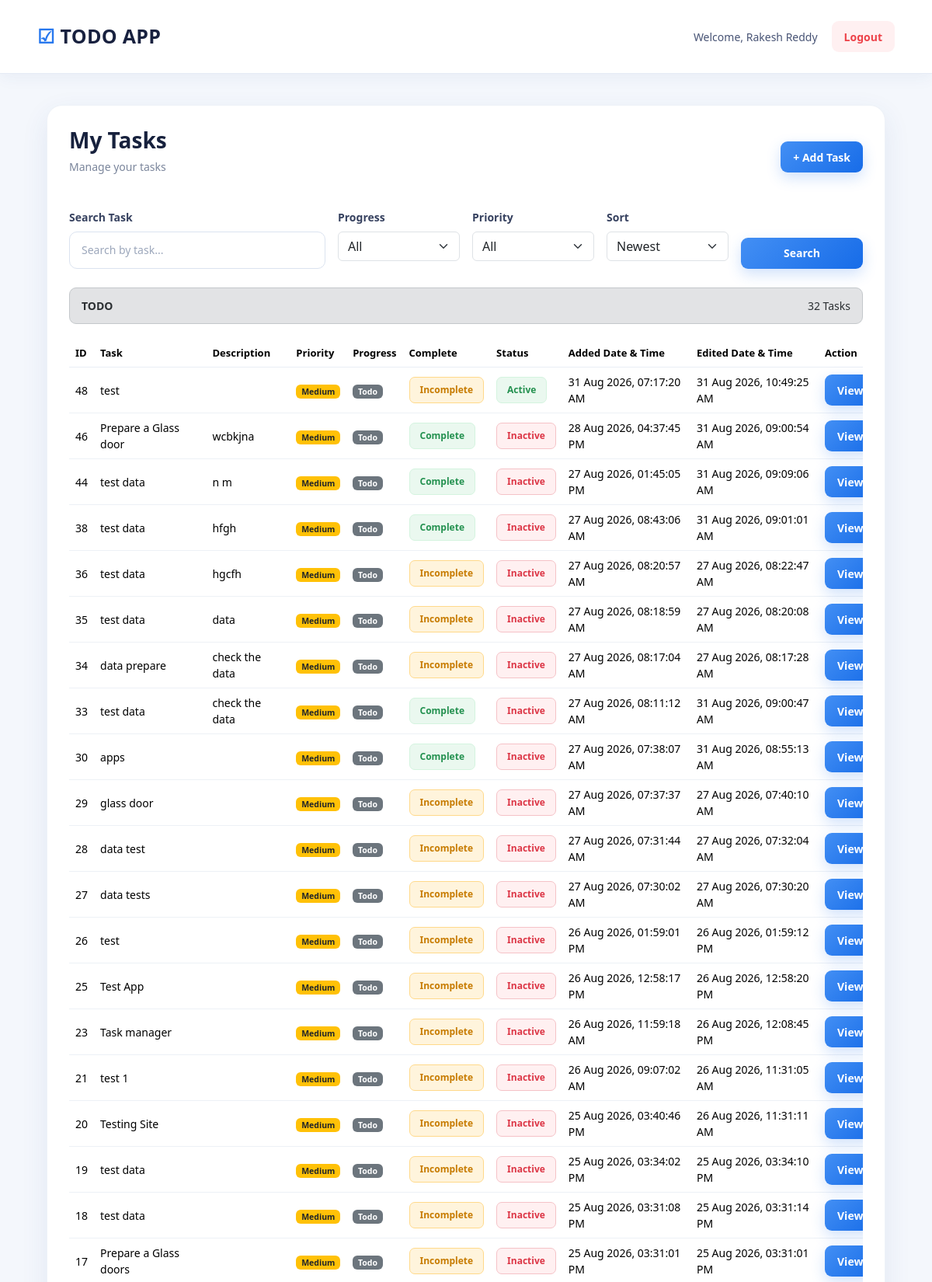
Page /task/index.php (signed in, upper part) on the committed database.
### tables this page shows
CREATE TABLE `tasks` (
  `id` int(11) NOT NULL,
  `Task` varchar(255) NOT NULL,
  `Description` text DEFAULT NULL,
  `status` tinyint(4) NOT NULL DEFAULT 1,
  `is_completed` tinyint(1) NOT NULL DEFAULT 0,
  `priority` enum('High','Medium','Low') NOT NULL DEFAULT 'Medium',
  `progress` enum('Todo','In Progress','Review','Done') NOT NULL DEFAULT 'Todo',
  `addedDate` timestamp NOT NULL DEFAULT current_timestamp(),
  `editedDate` timestamp NOT NULL DEFAULT current_timestamp() ON UPDATE current_timestamp()
);

### task/index.php (the view, shortened to what this page needs)
<?php
require_once __DIR__ . "/../config/database.php";
$search = $_GET["search"] ?? "";
$sort = $_GET["sort"] ?? "newest";
$where_sql = "";
switch ($sort) {
    default:
        $order_sql = "id DESC";
        break;
}
$sql = "
    SELECT
        id,
        task,
        description,
        status,
        priority,
        progress,
        is_completed,
        addedDate,
        editedDate
    FROM tasks
    $where_sql
    ORDER BY $order_sql
";
$stmt = mysqli_prepare($conn, $sql);
mysqli_stmt_execute($stmt);
$result = mysqli_stmt_get_result($stmt);
$todo_tasks = [];
$in_progress_tasks = [];
$review_tasks = [];
$done_tasks = [];
while ($row = mysqli_fetch_assoc($result)) {
    if ($row["progress"] === "Todo") {
        $todo_tasks[] = $row;
    }
    elseif ($row["progress"] === "In Progress") {
        $in_progress_tasks[] = $row;
    }
    elseif ($row["progress"] === "Review") {
        $review_tasks[] = $row;
    }
    elseif ($row["progress"] === "Done") {
        $done_tasks[] = $row;
    }
}
function getPriorityClass($priority)
{
    switch ($priority) {
        case "Medium":
            return "bg-warning text-dark";
        case "Low":
            return "bg-success";
    }
}
function getProgressClass($progress)
{
    switch ($progress) {
        case "Todo":
            return "bg-secondary";
        case "In Progress":
            return "bg-primary";
        case "Review":
            return "bg-warning text-dark";
        case "Done":
            return "bg-success";
    }
}
?>
<!DOCTYPE html>
<html lang="en">
<head>
    <link
        href="https://cdn.jsdelivr.net/npm/bootstrap@5.3.3/dist/css/bootstrap.min.css"
        rel="stylesheet"
    >
    <link
        rel="stylesheet"
        href="../assets/style.css"
    >
</head>
<body>
<nav class="navbar">
    <div class="nav-container">
        <div class="logo">
            ☑ TODO APP
        </div>
        <div class="user-section">
            <span>
                Welcome,
                <?php
                echo htmlspecialchars(
                    $_SESSION["user_name"]
                );
                ?>
            </span>
            <a
                href="../auth/logout.php"
                class="btn btn-delete"
            >
                Logout
            </a>
        </div>
    </div>
</nav>
<main class="container">
    <div class="card">
        <div class="header-section">
            <div>
                <h1 class="title">
                    My Tasks
                </h1>
                <p>
                    Manage your tasks
                </p>
            </div>
            <a
                href="add.php"
                class="btn btn-add"
            >
                + Add Task
            </a>
        </div>
        <div class="mb-4">
            <form method="GET">
                <div class="row g-3">
                    <div class="col-md-4">
                        <label class="form-label">
                            Search Task
                        </label>
                        <input
                            type="text"
                            name="search"
                            class="form-control"
                            placeholder="Search by task..."
                            value="<?php echo htmlspecialchars($search); ?>"
                        >
                    </div>
                    <div class="col-md-2">
                        <label class="form-label">
                            Progress
                        </label>
                        <select
                            name="progress"
                            class="form-select"
                        >
                            <option value="">
                                All
                            </option>
                        </select>
                    </div>
                    <div class="col-md-2">
                        <label class="form-label">
                            Priority
                        </label>
                        <select
                            name="priority"
                            class="form-select"
                        >
                            <option value="">
                                All
                            </option>
                        </select>
                    </div>
                    <div class="col-md-2">
                        <label class="form-label">
                            Sort
                        </label>
                        <select
                            name="sort"
                            class="form-select"
                        >
                            <option
                                value="newest"
                                <?php
                                echo $sort === "newest"
                                    ? "selected"
                                    : "";
                                ?>
                            >
                                Newest
                            </option>
                        </select>
                    </div>
                    <div class="col-md-2 d-flex align-items-end">
                        <button
                            type="submit"
                            class="btn btn-primary w-100"
                        >
                            Search
                        </button>
                    </div>
                </div>
            </form>
        </div>
        <?php
        function displayTaskTable($tasks, $emptyMessage)
        {
        ?>
        <div class="table-container">
            <table class="table table-hover align-middle">
                <thead>
                    <tr>
                        <th>ID</th>
                        <th>Task</th>
                        <th>Description</th>
                        <th>Priority</th>
                        <th>Progress</th>
                        <th>Complete</th>
                        <th>Status</th>
                        <th>Added Date & Time</th>
                        <th>Edited Date & Time</th>
                        <th>Action</th>
                    </tr>
                </thead>
                <tbody>
                <?php if (!empty($tasks)): ?>
                    <?php foreach ($tasks as $row): ?>
                        <tr>
                            <td>
                                <?php
                                echo (int)$row["id"];
                                ?>
                            </td>
                            <td>
                                <?php if ((int)$row["is_completed"] === 1): ?>
                                    <span class="completed-task">
                                        <?php
                                        echo htmlspecialchars(
                                            $row["task"]
                                        );
                                        ?>
                                    </span>
                                <?php else: ?>
                                    <?php
                                    echo htmlspecialchars(
                                        $row["task"]
                                    );
                                    ?>
                                <?php endif; ?>
                            </td>
                            <td>
                                <?php
                                echo htmlspecialchars(
                                    $row["description"] ?? ""
                                );
                                ?>
                            </td>
                            <td>
                                <span
                                    class="badge <?php echo getPriorityClass($row["priority"]); ?>"
                                >
                                    <?php
                                    echo htmlspecialchars(
                                        $row["priority"]
                                    );
                                    ?>
                                </span>
                            </td>
                            <td>
                                <span
                                    class="badge <?php echo getProgressClass($row["progress"]); ?>"
                                >
                                    <?php
                                    echo htmlspecialchars(
                                        $row["progress"]
                                    );
                                    ?>
                                </span>
                            </td>
                            <td>
                                <?php if ((int)$row["is_completed"] === 1): ?>
                                    <span class="complete-status completed">
                                        Complete
                                    </span>
                                <?php else: ?>
                                    <span class="complete-status incomplete">
                                        Incomplete
                                    </span>
                                <?php endif; ?>
                            </td>
                            <td>
                                <?php if ((int)$row["status"] === 1): ?>
                                    <span class="status-active">
                                        Active
                                    </span>
                                <?php else: ?>
                                    <span class="status-inactive">
                                        Inactive
                                    </span>
                                <?php endif; ?>
                            </td>
                            <td>
                                <?php
                                echo date(
                                    "d M Y, h:i:s A",
                                    strtotime($row["addedDate"])
                                );
                                ?>
                            </td>
                            <td>
                                <?php
                                echo date(
                                    "d M Y, h:i:s A",
                                    strtotime($row["editedDate"])
                                );
                                ?>
                            </td>
                            <td>
                                <div class="action-buttons">
                                    <a
                                        href="view.php?id=<?php echo (int)$row["id"]; ?>"
                                        class="btn btn-primary btn-sm"
                                    >
                                        View
                                    </a>
                                </div>
                            </td>
                        </tr>
                    <?php endforeach; ?>
                <?php endif; ?>
                </tbody>
            </table>
        </div>
        <?php
        }
        ?>
        <div class="mb-5">
            <div class="alert alert-secondary">
                <strong>
                    TODO
                </strong>
                <span class="float-end">
                    <?php echo count($todo_tasks); ?>
                    Tasks
                </span>
            </div>
            <?php
            displayTaskTable(
                $todo_tasks,
                "No Todo Tasks"
            );
            ?>
        </div>
    </div>
</main>
</body>
</html>

### assets/style.css (style rules this page uses)
* { margin: 0; padding: 0; box-sizing: border-box; }
body { font-family: "Segoe UI", Arial, sans-serif; background: #f4f7fc; color: #17213d; min-height: 100vh; }
a { text-decoration: none; }
button, input { font-family: inherit; }
.container { width: 92%; max-width: 1250px; margin: 40px auto; }
.navbar { width: 100%; background: rgba(255, 255, 255, 0.96); border-bottom: 1px solid #e5ebf5; box-shadow: 0 4px 20px rgba(35, 75, 140, 0.06); }
.nav-container { width: 92%; max-width: 1250px; margin: auto; min-height: 78px; display: flex; align-items: center; justify-content: space-between; }
.logo { font-size: 25px; font-weight: 800; color: #18213f; letter-spacing: 0.3px; }
.logo::first-letter { color: #2878ee; }
.user-section { display: flex; align-items: center; gap: 18px; font-size: 14px; color: #485475; }
.card { background: #ffffff; border-radius: 20px; padding: 28px; box-shadow: 0 12px 35px rgba(40, 82, 150, 0.09); border: 1px solid #eef2f8; }
.form-label { display: block; margin-bottom: 8px; font-size: 14px; font-weight: 600; color: #36415f; }
.form-control { width: 100%; height: 48px; padding: 0 15px; border: 1px solid #dbe3f0; border-radius: 10px; background: #ffffff; color: #1c2742; font-size: 14px; outline: none; transition: 0.2s ease; }
.form-control::placeholder { color: #9ca7bb; }
.btn { display: inline-flex; align-items: center; justify-content: center; border: none; border-radius: 9px; min-height: 40px; padding: 0 16px; font-size: 14px; font-weight: 600; cursor: pointer; transition: transform 0.2s ease, box-shadow 0.2s ease, background 0.2s ease; }
.btn-primary, .btn-add { color: #ffffff; background: linear-gradient( 135deg, #438ff4, #176ce8 ); box-shadow: 0 7px 18px rgba(44, 124, 239, 0.22); }
.btn-delete { background: #fff0f1; color: #ed4249; }
.alert { padding: 12px 15px; border-radius: 9px; margin-bottom: 20px; font-size: 14px; }
.header-section { display: flex; align-items: center; justify-content: space-between; gap: 20px; margin-bottom: 28px; }
.title { font-size: 28px; font-weight: 750; color: #17213d; margin-bottom: 6px; }
.header-section p { color: #7a859b; font-size: 14px; }
.table-container { overflow-x: auto; }
table { width: 100%; border-collapse: collapse; }
thead { background: #f8faff; }
th { text-align: left; padding: 15px; color: #26314f; font-size: 13px; font-weight: 700; border-bottom: 1px solid #e9eef5; }
td { padding: 17px 15px; font-size: 14px; color: #48536d; border-bottom: 1px solid #edf1f6; }
tbody tr { transition: 0.2s ease; }
.status-active { display: inline-flex !important; align-items: center; justify-content: center; padding: 7px 13px; border-radius: 7px; background-color: #eaf8ef !important; color: #249150 !important; border: 1px solid #d4f4df !important; font-size: 12px; font-weight: 700; }
.status-inactive { display: inline-flex !important; align-items: center; justify-content: center; padding: 7px 13px; border-radius: 7px; background-color: #fff0f1 !important; color: #dc3545 !important; border: 1px solid #f5c2c7 !important; font-size: 12px; font-weight: 700; opacity: 1 !important; }

### task/index.php (style rules this page uses)
.action-buttons { display: flex; flex-wrap: nowrap; align-items: center; gap: 6px; white-space: nowrap; }
.action-buttons .btn { flex-shrink: 0; }
.table-container { width: 100%; overflow-x: auto; }
.table { min-width: 1200px; }
.table th, .table td { vertical-align: middle; }
.complete-status { display: inline-flex; align-items: center; justify-content: center; padding: 7px 13px; border-radius: 7px; font-size: 12px; font-weight: 700; white-space: nowrap; }
.complete-status.completed { background: #eaf8ef; color: #249150; border: 1px solid #d4f4df; }
.complete-status.incomplete { background: #fff4dc; color: #c77b00; border: 1px solid #ffd98a; }
.completed-task { text-decoration: none !important; color: inherit !important; opacity: 1 !important; }
.status-active { display: inline-flex; align-items: center; justify-content: center; padding: 7px 13px; border-radius: 7px; background: #eaf8ef; color: #249150; border: 1px solid #d4f4df; font-size: 12px; font-weight: 700; }
.status-inactive { display: inline-flex; align-items: center; justify-content: center; padding: 7px 13px; border-radius: 7px; background: #fff0f1; color: #ed4249; border: 1px solid #ffd6d9; font-size: 12px; font-weight: 700; }

### rows in the picture
tasks: id "48", Task "test", priority "Medium", progress "Todo", is_completed "Incomplete", status "Active", addedDate "31 Aug 2026, 07:17:20 AM", editedDate "31 Aug 2026, 10:49:25 AM"
tasks: id "46", Task "Prepare a Glass door", Description "wcbkjna", priority "Medium", progress "Todo", is_completed "Complete", status "Inactive", addedDate "28 Aug 2026, 04:37:45 PM", editedDate "31 Aug 2026, 09:00:54 AM"
tasks: id "44", Task "test data", Description "n m", priority "Medium", progress "Todo", is_completed "Complete", status "Inactive", addedDate "27 Aug 2026, 01:45:05 PM", editedDate "31 Aug 2026, 09:09:06 AM"
tasks: id "38", Task "test data", Description "hfgh", priority "Medium", progress "Todo", is_completed "Complete", status "Inactive", addedDate "27 Aug 2026, 08:43:06 AM", editedDate "31 Aug 2026, 09:01:01 AM"
tasks: id "36", Task "test data", Description "hgcfh", priority "Medium", progress "Todo", is_completed "Incomplete", status "Inactive", addedDate "27 Aug 2026, 08:20:57 AM", editedDate "27 Aug 2026, 08:22:47 AM"
tasks: id "35", Task "test data", Description "data", priority "Medium", progress "Todo", is_completed "Incomplete", status "Inactive", addedDate "27 Aug 2026, 08:18:59 AM", editedDate "27 Aug 2026, 08:20:08 AM"
tasks: id "34", Task "data prepare", Description "check the data", priority "Medium", progress "Todo", is_completed "Incomplete", status "Inactive", addedDate "27 Aug 2026, 08:17:04 AM", editedDate "27 Aug 2026, 08:17:28 AM"
tasks: id "33", Task "test data", Description "check the data", priority "Medium", progress "Todo", is_completed "Complete", status "Inactive", addedDate "27 Aug 2026, 08:11:12 AM", editedDate "31 Aug 2026, 09:00:47 AM"
tasks: id "30", Task "apps", priority "Medium", progress "Todo", is_completed "Complete", status "Inactive", addedDate "27 Aug 2026, 07:38:07 AM", editedDate "31 Aug 2026, 08:55:13 AM"
tasks: id "29", Task "glass door", priority "Medium", progress "Todo", is_completed "Incomplete", status "Inactive", addedDate "27 Aug 2026, 07:37:37 AM", editedDate "27 Aug 2026, 07:40:10 AM"
tasks: id "28", Task "data test", priority "Medium", progress "Todo", is_completed "Incomplete", status "Inactive", addedDate "27 Aug 2026, 07:31:44 AM", editedDate "27 Aug 2026, 07:32:04 AM"
tasks: id "27", Task "data tests", priority "Medium", progress "Todo", is_completed "Incomplete", status "Inactive", addedDate "27 Aug 2026, 07:30:02 AM", editedDate "27 Aug 2026, 07:30:20 AM"
tasks: id "26", Task "test", priority "Medium", progress "Todo", is_completed "Incomplete", status "Inactive", addedDate "26 Aug 2026, 01:59:01 PM", editedDate "26 Aug 2026, 01:59:12 PM"
tasks: id "25", Task "Test App", priority "Medium", progress "Todo", is_completed "Incomplete", status "Inactive", addedDate "26 Aug 2026, 12:58:17 PM", editedDate "26 Aug 2026, 12:58:20 PM"
tasks: id "23", Task "Task manager", priority "Medium", progress "Todo", is_completed "Incomplete", status "Inactive", addedDate "26 Aug 2026, 11:59:18 AM", editedDate "26 Aug 2026, 12:08:45 PM"
tasks: id "21", Task "test 1", priority "Medium", progress "Todo", is_completed "Incomplete", status "Inactive", addedDate "26 Aug 2026, 09:07:02 AM", editedDate "26 Aug 2026, 11:31:05 AM"
tasks: id "20", Task "Testing Site", priority "Medium", progress "Todo", is_completed "Incomplete", status "Inactive", addedDate "25 Aug 2026, 03:40:46 PM", editedDate "26 Aug 2026, 11:31:11 AM"
tasks: id "19", Task "test data", priority "Medium", progress "Todo", is_completed "Incomplete", status "Inactive", addedDate "25 Aug 2026, 03:34:02 PM", editedDate "25 Aug 2026, 03:34:10 PM"
tasks: id "18", Task "test data", priority "Medium", progress "Todo", is_completed "Incomplete", status "Inactive", addedDate "25 Aug 2026, 03:31:08 PM", editedDate "25 Aug 2026, 03:31:14 PM"
tasks: id "17", Task "Prepare a Glass doors", priority "Medium", progress "Todo", is_completed "Incomplete", status "Inactive", addedDate "25 Aug 2026, 03:31:01 PM", editedDate "25 Aug 2026, 03:31:01 PM"

### other values in the picture
$_SESSION["user_name"] "Rakesh Reddy"
count($todo_tasks) "32"
